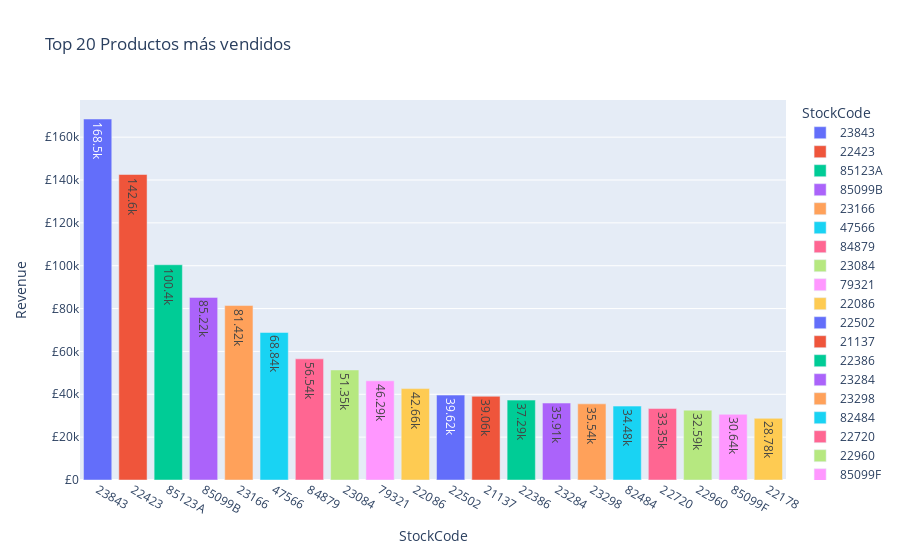

Notebook code for this chart:
### Code cell
products_revenue = Sales.groupby(['StockCode','Description'], as_index=False)['Revenue'] \
.sum().round(2) \
.sort_values('Revenue', ascending=False) \
.head(20) \
.reset_index(drop=True)

fig = px.bar(products_revenue,
            title='Top 20 Productos más vendidos',
            x='StockCode',
            y='Revenue',
            color='StockCode',
            text='Revenue',
            text_auto='.4s')
fig.update_yaxes(tickprefix=CURRENCY)
fig.show()

### Figure 1 — Plotly figure (JSON) as saved in the notebook; plotly's stock layout.template omitted (floating-point values rounded to 4 significant figures)
{"data": [{"alignmentgroup": "True", "hovertemplate": "StockCode=%{x}<br>Revenue=%{text}<extra></extra>", "legendgroup": "23843", "marker": {"color": "#636efa", "pattern": {"shape": ""}}, "name": "23843", "offsetgroup": "23843", "orientation": "v", "showlegend": true, "text": [168500.0], "textposition": "auto", "texttemplate": "%{y:.4s}", "type": "bar", "x": ["23843"], "xaxis": "x", "y": [168500.0], "yaxis": "y"}, {"alignmentgroup": "True", "hovertemplate": "StockCode=%{x}<br>Revenue=%{text}<extra></extra>", "legendgroup": "22423", "marker": {"color": "#EF553B", "pattern": {"shape": ""}}, "name": "22423", "offsetgroup": "22423", "orientation": "v", "showlegend": true, "text": [142600.0], "textposition": "auto", "texttemplate": "%{y:.4s}", "type": "bar", "x": ["22423"], "xaxis": "x", "y": [142600.0], "yaxis": "y"}, {"alignmentgroup": "True", "hovertemplate": "StockCode=%{x}<br>Revenue=%{text}<extra></extra>", "legendgroup": "85123A", "marker": {"color": "#00cc96", "pattern": {"shape": ""}}, "name": "85123A", "offsetgroup": "85123A", "orientation": "v", "showlegend": true, "text": [100400.0], "textposition": "auto", "texttemplate": "%{y:.4s}", "type": "bar", "x": ["85123A"], "xaxis": "x", "y": [100400.0], "yaxis": "y"}, {"alignmentgroup": "True", "hovertemplate": "StockCode=%{x}<br>Revenue=%{text}<extra></extra>", "legendgroup": "85099B", "marker": {"color": "#ab63fa", "pattern": {"shape": ""}}, "name": "85099B", "offsetgroup": "85099B", "orientation": "v", "showlegend": true, "text": [85220.0], "textposition": "auto", "texttemplate": "%{y:.4s}", "type": "bar", "x": ["85099B"], "xaxis": "x", "y": [85220.0], "yaxis": "y"}, {"alignmentgroup": "True", "hovertemplate": "StockCode=%{x}<br>Revenue=%{text}<extra></extra>", "legendgroup": "23166", "marker": {"color": "#FFA15A", "pattern": {"shape": ""}}, "name": "23166", "offsetgroup": "23166", "orientation": "v", "showlegend": true, "text": [81420.0], "textposition": "auto", "texttemplate": "%{y:.4s}", "type": "bar", "x": ["23166"], "xaxis": "x", "y": [81420.0], "yaxis": "y"}, {"alignmentgroup": "True", "hovertemplate": "StockCode=%{x}<br>Revenue=%{text}<extra></extra>", "legendgroup": "47566", "marker": {"color": "#19d3f3", "pattern": {"shape": ""}}, "name": "47566", "offsetgroup": "47566", "orientation": "v", "showlegend": true, "text": [68840.0], "textposition": "auto", "texttemplate": "%{y:.4s}", "type": "bar", "x": ["47566"], "xaxis": "x", "y": [68840.0], "yaxis": "y"}, {"alignmentgroup": "True", "hovertemplate": "StockCode=%{x}<br>Revenue=%{text}<extra></extra>", "legendgroup": "84879", "marker": {"color": "#FF6692", "pattern": {"shape": ""}}, "name": "84879", "offsetgroup": "84879", "orientation": "v", "showlegend": true, "text": [56540.0], "textposition": "auto", "texttemplate": "%{y:.4s}", "type": "bar", "x": ["84879"], "xaxis": "x", "y": [56540.0], "yaxis": "y"}, {"alignmentgroup": "True", "hovertemplate": "StockCode=%{x}<br>Revenue=%{text}<extra></extra>", "legendgroup": "23084", "marker": {"color": "#B6E880", "pattern": {"shape": ""}}, "name": "23084", "offsetgroup": "23084", "orientation": "v", "showlegend": true, "text": [51350.0], "textposition": "auto", "texttemplate": "%{y:.4s}", "type": "bar", "x": ["23084"], "xaxis": "x", "y": [51350.0], "yaxis": "y"}, {"alignmentgroup": "True", "hovertemplate": "StockCode=%{x}<br>Revenue=%{text}<extra></extra>", "legendgroup": "79321", "marker": {"color": "#FF97FF", "pattern": {"shape": ""}}, "name": "79321", "offsetgroup": "79321", "orientation": "v", "showlegend": true, "text": [46290.0], "textposition": "auto", "texttemplate": "%{y:.4s}", "type": "bar", "x": ["79321"], "xaxis": "x", "y": [46290.0], "yaxis": "y"}, {"alignmentgroup": "True", "hovertemplate": "StockCode=%{x}<br>Revenue=%{text}<extra></extra>", "legendgroup": "22086", "marker": {"color": "#FECB52", "pattern": {"shape": ""}}, "name": "22086", "offsetgroup": "22086", "orientation": "v", "showlegend": true, "text": [42660.0], "textposition": "auto", "texttemplate": "%{y:.4s}", "type": "bar", "x": ["22086"], "xaxis": "x", "y": [42660.0], "yaxis": "y"}, {"alignmentgroup": "True", "hovertemplate": "StockCode=%{x}<br>Revenue=%{text}<extra></extra>", "legendgroup": "22502", "marker": {"color": "#636efa", "pattern": {"shape": ""}}, "name": "22502", "offsetgroup": "22502", "orientation": "v", "showlegend": true, "text": [39620.0], "textposition": "auto", "texttemplate": "%{y:.4s}", "type": "bar", "x": ["22502"], "xaxis": "x", "y": [39620.0], "yaxis": "y"}, {"alignmentgroup": "True", "hovertemplate": "StockCode=%{x}<br>Revenue=%{text}<extra></extra>", "legendgroup": "21137", "marker": {"color": "#EF553B", "pattern": {"shape": ""}}, "name": "21137", "offsetgroup": "21137", "orientation": "v", "showlegend": true, "text": [39060.0], "textposition": "auto", "texttemplate": "%{y:.4s}", "type": "bar", "x": ["21137"], "xaxis": "x", "y": [39060.0], "yaxis": "y"}, {"alignmentgroup": "True", "hovertemplate": "StockCode=%{x}<br>Revenue=%{text}<extra></extra>", "legendgroup": "22386", "marker": {"color": "#00cc96", "pattern": {"shape": ""}}, "name": "22386", "offsetgroup": "22386", "orientation": "v", "showlegend": true, "text": [37290.0], "textposition": "auto", "texttemplate": "%{y:.4s}", "type": "bar", "x": ["22386"], "xaxis": "x", "y": [37290.0], "yaxis": "y"}, {"alignmentgroup": "True", "hovertemplate": "StockCode=%{x}<br>Revenue=%{text}<extra></extra>", "legendgroup": "23284", "marker": {"color": "#ab63fa", "pattern": {"shape": ""}}, "name": "23284", "offsetgroup": "23284", "orientation": "v", "showlegend": true, "text": [35910.0], "textposition": "auto", "texttemplate": "%{y:.4s}", "type": "bar", "x": ["23284"], "xaxis": "x", "y": [35910.0], "yaxis": "y"}, {"alignmentgroup": "True", "hovertemplate": "StockCode=%{x}<br>Revenue=%{text}<extra></extra>", "legendgroup": "23298", "marker": {"color": "#FFA15A", "pattern": {"shape": ""}}, "name": "23298", "offsetgroup": "23298", "orientation": "v", "showlegend": true, "text": [35540.0], "textposition": "auto", "texttemplate": "%{y:.4s}", "type": "bar", "x": ["23298"], "xaxis": "x", "y": [35540.0], "yaxis": "y"}, {"alignmentgroup": "True", "hovertemplate": "StockCode=%{x}<br>Revenue=%{text}<extra></extra>", "legendgroup": "82484", "marker": {"color": "#19d3f3", "pattern": {"shape": ""}}, "name": "82484", "offsetgroup": "82484", "orientation": "v", "showlegend": true, "text": [34480.0], "textposition": "auto", "texttemplate": "%{y:.4s}", "type": "bar", "x": ["82484"], "xaxis": "x", "y": [34480.0], "yaxis": "y"}, {"alignmentgroup": "True", "hovertemplate": "StockCode=%{x}<br>Revenue=%{text}<extra></extra>", "legendgroup": "22720", "marker": {"color": "#FF6692", "pattern": {"shape": ""}}, "name": "22720", "offsetgroup": "22720", "orientation": "v", "showlegend": true, "text": [33350.0], "textposition": "auto", "texttemplate": "%{y:.4s}", "type": "bar", "x": ["22720"], "xaxis": "x", "y": [33350.0], "yaxis": "y"}, {"alignmentgroup": "True", "hovertemplate": "StockCode=%{x}<br>Revenue=%{text}<extra></extra>", "legendgroup": "22960", "marker": {"color": "#B6E880", "pattern": {"shape": ""}}, "name": "22960", "offsetgroup": "22960", "orientation": "v", "showlegend": true, "text": [32590.0], "textposition": "auto", "texttemplate": "%{y:.4s}", "type": "bar", "x": ["22960"], "xaxis": "x", "y": [32590.0], "yaxis": "y"}, {"alignmentgroup": "True", "hovertemplate": "StockCode=%{x}<br>Revenue=%{text}<extra></extra>", "legendgroup": "85099F", "marker": {"color": "#FF97FF", "pattern": {"shape": ""}}, "name": "85099F", "offsetgroup": "85099F", "orientation": "v", "showlegend": true, "text": [30640.0], "textposition": "auto", "texttemplate": "%{y:.4s}", "type": "bar", "x": ["85099F"], "xaxis": "x", "y": [30640.0], "yaxis": "y"}, {"alignmentgroup": "True", "hovertemplate": "StockCode=%{x}<br>Revenue=%{text}<extra></extra>", "legendgroup": "22178", "marker": {"color": "#FECB52", "pattern": {"shape": ""}}, "name": "22178", "offsetgroup": "22178", "orientation": "v", "showlegend": true, "text": [28780.0], "textposition": "auto", "texttemplate": "%{y:.4s}", "type": "bar", "x": ["22178"], "xaxis": "x", "y": [28780.0], "yaxis": "y"}], "layout": {"barmode": "relative", "legend": {"title": {"text": "StockCode"}, "tracegroupgap": 0}, "title": {"text": "Top 20 Productos más vendidos"}, "xaxis": {"anchor": "y", "categoryarray": ["23843", "22423", "85123A", "85099B", "23166", "47566", "84879", "23084", "79321", "22086", "22502", "21137", "22386", "23284", "23298", "82484", "22720", "22960", "85099F", "22178"], "categoryorder": "array", "domain": [0, 1], "title": {"text": "StockCode"}}, "yaxis": {"anchor": "x", "domain": [0, 1], "tickprefix": "£", "title": {"text": "Revenue"}}}}
